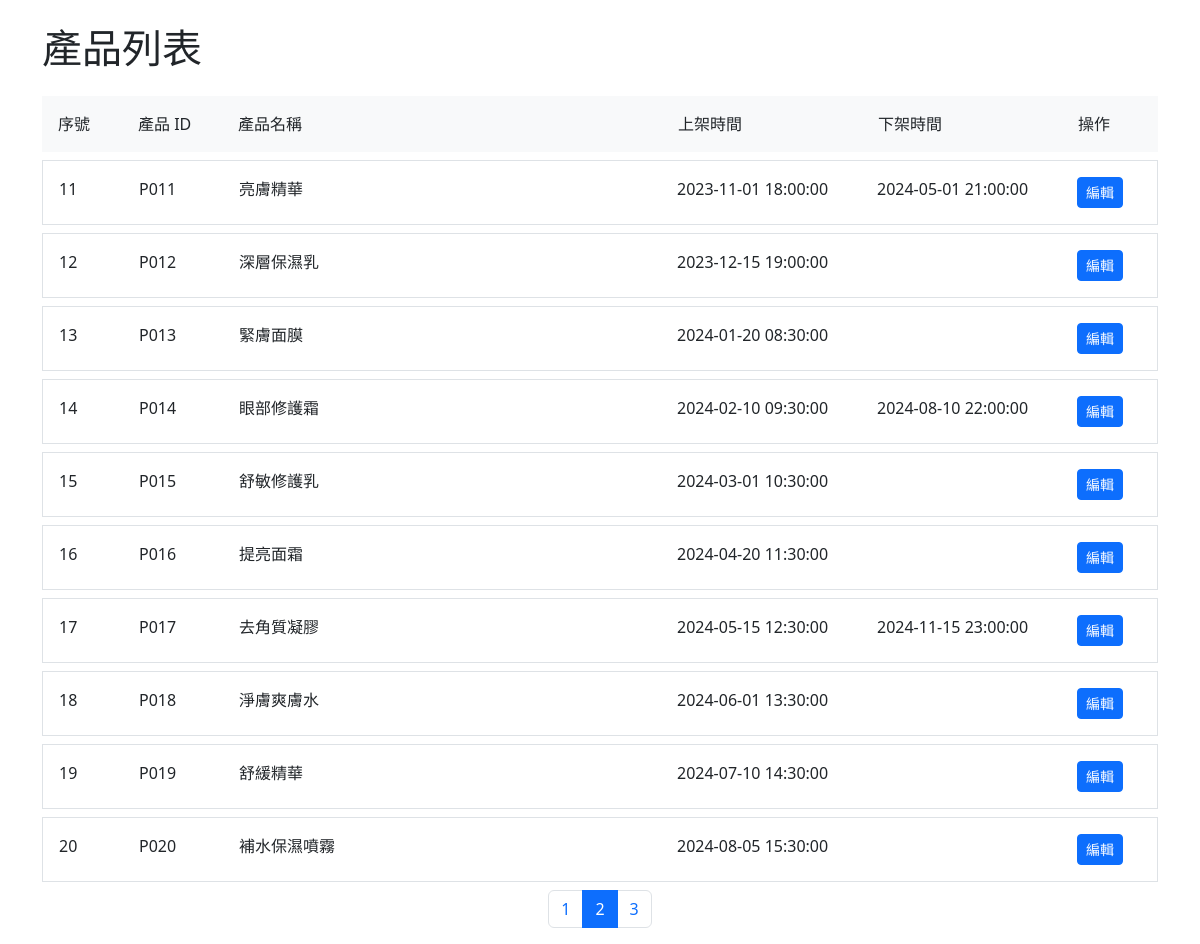
The app's page /index.php?page=2 with its own data.
### tables this page shows
CREATE TABLE `cosmetic` (
  `id` int(11) NOT NULL,
  `product_name` varchar(255) NOT NULL,
  `product_code` varchar(50) NOT NULL,
  `start_date` datetime DEFAULT NULL,
  `end_date` datetime DEFAULT NULL
);

### index.php (the view, shortened to what this page needs)
<?php
include 'PDO_connect.php';
$limit = 10;
$page = isset($_GET['page']) ? $_GET['page'] : 1;
$start = ($page - 1) * $limit;
$sql = "SELECT COUNT(*) FROM cosmetic";
$stmt = $pdo->prepare($sql);
$stmt->execute();
$total_results = $stmt->fetchColumn();
$total_pages = ceil($total_results / $limit);
$sql = "SELECT * FROM cosmetic LIMIT :start, :limit";
$stmt = $pdo->prepare($sql);
$stmt->bindParam(':start', $start, PDO::PARAM_INT);
$stmt->bindParam(':limit', $limit, PDO::PARAM_INT);
$stmt->execute();
$products = $stmt->fetchAll(PDO::FETCH_ASSOC);
?>
<!DOCTYPE html>
<html lang="zh-TW">
<head>
    <link href="https://cdn.jsdelivr.net/npm/bootstrap@5.3.3/dist/css/bootstrap.min.css" rel="stylesheet">
</head>
<body>
<div class="container">
    <h1 class="my-4">產品列表</h1>
    <div class="d-flex flex-column">
        <div class="d-flex bg-light p-2 mb-2">
            <div class="p-2 column-seq">序號</div>
            <div class="p-2 column-id">產品 ID</div>
            <div class="p-2 column-name">產品名稱</div>
            <div class="p-2 column-start">上架時間</div>
            <div class="p-2 column-end">下架時間</div>
            <div class="p-2 column-action">操作</div>
        </div>
        <?php foreach ($products as $index => $product): ?>
        <div class="d-flex p-2 mb-2 border">
            <div class="p-2 column-seq"><?= $index + 1 + ($page - 1) * $limit; ?></div>
            <div class="p-2 column-id"><?= $product['product_code']; ?></div>
            <div class="p-2 column-name"><?= $product['product_name']; ?></div>
            <div class="p-2 column-start"><?= $product['start_date']; ?></div>
            <div class="p-2 column-end"><?= $product['end_date']; ?></div>
            <div class="p-2 column-action">
                <a href="edit.php?id=<?=$product['id']; ?>&page=<?=$page?>" class="btn btn-primary btn-sm">編輯</a>
            </div>
        </div>
        <?php endforeach; ?>
    </div>
    <nav>
        <ul class="pagination justify-content-center">
            <?php for ($i = 1; $i <= $total_pages; $i++): ?>
            <li class="page-item <?php if ($i == $page) echo 'active'; ?>">
                <a class="page-link" href="index.php?page=<?php echo $i; ?>"><?php echo $i; ?></a>
            </li>
            <?php endfor; ?>
        </ul>
    </nav>
</div>
</body>
</html>

### index.php (style rules this page uses)
.column-seq { width: 80px; }
.column-id { width: 100px; }
.column-name { flex: 1; }
.column-start { width: 200px; }
.column-end { width: 200px; }
.column-action { width: 80px; }

### records on screen
cosmetic: limit "11", product_code "P011", product_name "亮膚精華", start_date "2023-11-01 18:00:00", end_date "2024-05-01 21:00:00"
cosmetic: limit "12", product_code "P012", product_name "深層保濕乳", start_date "2023-12-15 19:00:00"
cosmetic: limit "13", product_code "P013", product_name "緊膚面膜", start_date "2024-01-20 08:30:00"
cosmetic: limit "14", product_code "P014", product_name "眼部修護霜", start_date "2024-02-10 09:30:00", end_date "2024-08-10 22:00:00"
cosmetic: limit "15", product_code "P015", product_name "舒敏修護乳", start_date "2024-03-01 10:30:00"
cosmetic: limit "16", product_code "P016", product_name "提亮面霜", start_date "2024-04-20 11:30:00"
cosmetic: limit "17", product_code "P017", product_name "去角質凝膠", start_date "2024-05-15 12:30:00", end_date "2024-11-15 23:00:00"
cosmetic: limit "18", product_code "P018", product_name "淨膚爽膚水", start_date "2024-06-01 13:30:00"
cosmetic: limit "19", product_code "P019", product_name "舒緩精華", start_date "2024-07-10 14:30:00"
cosmetic: limit "20", product_code "P020", product_name "補水保濕噴霧", start_date "2024-08-05 15:30:00"
